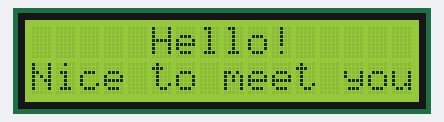
Bench run of a sketch on a simulated Arduino Uno, built with avr-gcc and run on an emulated ATmega328P. Parts: 16×2 character LCD.

Above: at 2.1 s.
At 4.1 s:
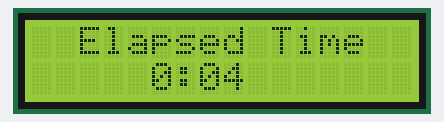
At 8.1 s:
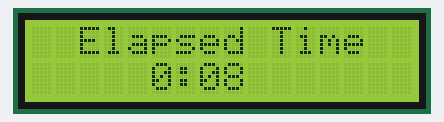
At 12.1 s:
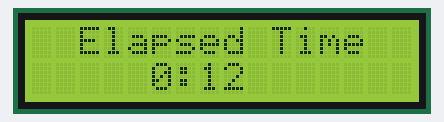
At 20.1 s:
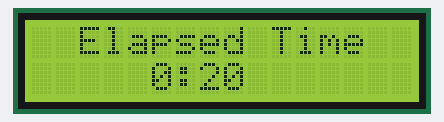
At 36.1 s:
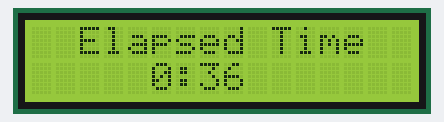

Measured:
- what the display in image 0 shows lasts 2.0 s, from 2.0 s to 4.0 s

The sketch:

lcd_elapsed_time.ino
```cpp
// 16x2 LCD용 LiquidCrystal_I2C 라이브러리
#include <LiquidCrystal_I2C.h>

// 16x2 LCD의 I2C 주소는 보통 0x27 또는 0x3F입니다.
// 사용 중인 LCD의 주소에 맞게 변경하세요.
LiquidCrystal_I2C lcd(0x27, 16, 2);

// 텍스트를 전환하기 위한 변수
bool showHello = true;
unsigned long previousMillis = 0;
const long interval = 2000; // 2초마다 텍스트를 전환

void setup() {
  lcd.init();      // LCD 초기화
  lcd.backlight(); // 백라이트 켜기
}

void loop() {
  unsigned long currentMillis = millis();

  // 2초(interval)가 지났는지 확인
  if (currentMillis - previousMillis >= interval) {
    previousMillis = currentMillis;

    // 화면을 지우고 텍스트를 전환
    lcd.clear();

    if (showHello) {
      // "Hello!" 메시지 표시
      lcd.setCursor(5, 0); // 첫 번째 줄 가운데
      lcd.print("Hello!");

      lcd.setCursor(0, 1); // 두 번째 줄 시작점
      lcd.print("Nice to meet you!");
    } else {
      // 경과된 시간 표시
      lcd.setCursor(2, 0); // 첫 번째 줄 가운데
      lcd.print("Elapsed Time"); // 'Current Time' -> 'Elapsed Time'으로 수정

      // 경과 시간을 분, 초로 계산
      unsigned long seconds = currentMillis / 1000;
      unsigned long minutes = seconds / 60;
      seconds %= 60;

      lcd.setCursor(5, 1); // 두 번째 줄 가운데
      lcd.print(minutes);
      lcd.print(":");
      // 초가 한 자리 수일 때 앞에 0을 붙여서 두 자리로 표시
      if (seconds < 10) {
        lcd.print("0");
      }
      lcd.print(seconds);
    }

    // 다음 루프를 위해 상태 전환
    showHello = !showHello;
  }
}
```
